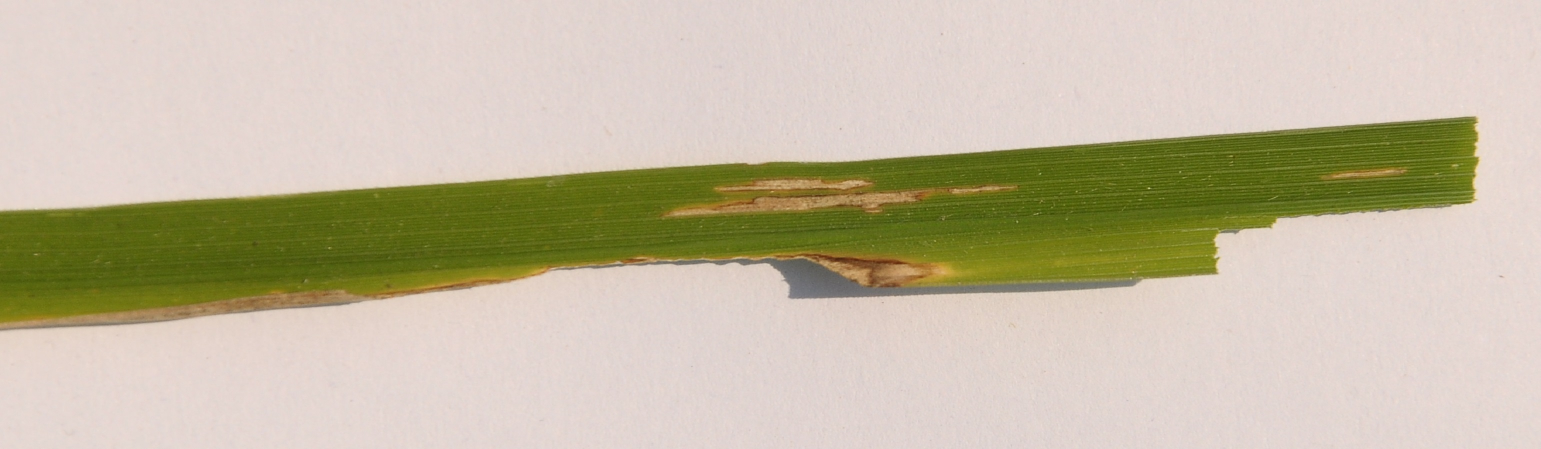
#> input picture RiceLeaf Diseases Classification/data/Bacterial_leaf_blight/DSC_0365.JPG, 3081 x 897 px, found by its file name (shown at 1/2 size); its folder holds only this picture in this run
$ jupyter execute --allow-errors Model.ipynb   (shell and % lines are left out)
#> lines starting #> are read from the running program, lines starting #| are printed output that depends on the picture
#> `image = io.imread(f'data\\{d}\\{file}', as_gray=True)`:
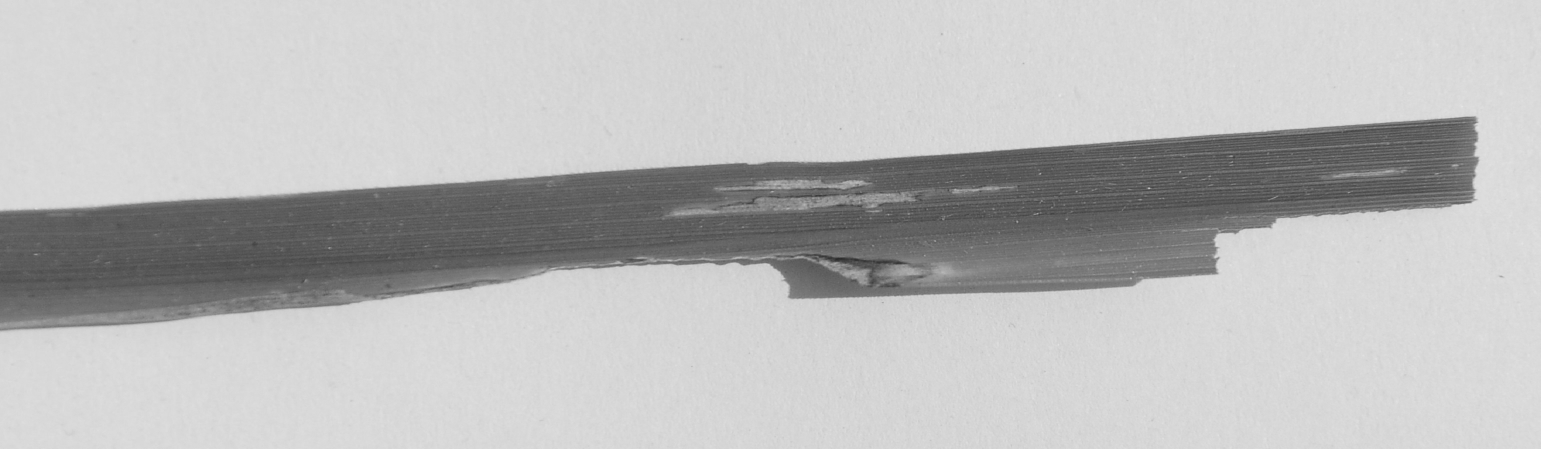
#> image: shape (897, 3081) float64 (shown at 1/2 size); min 0.153, max 0.916, mean 0.736
#> the loop `for scaler in [1/2, 1/3]:` made 2 passes
#> pass 1, `rescaled_image = rescale(image, scaler)`:
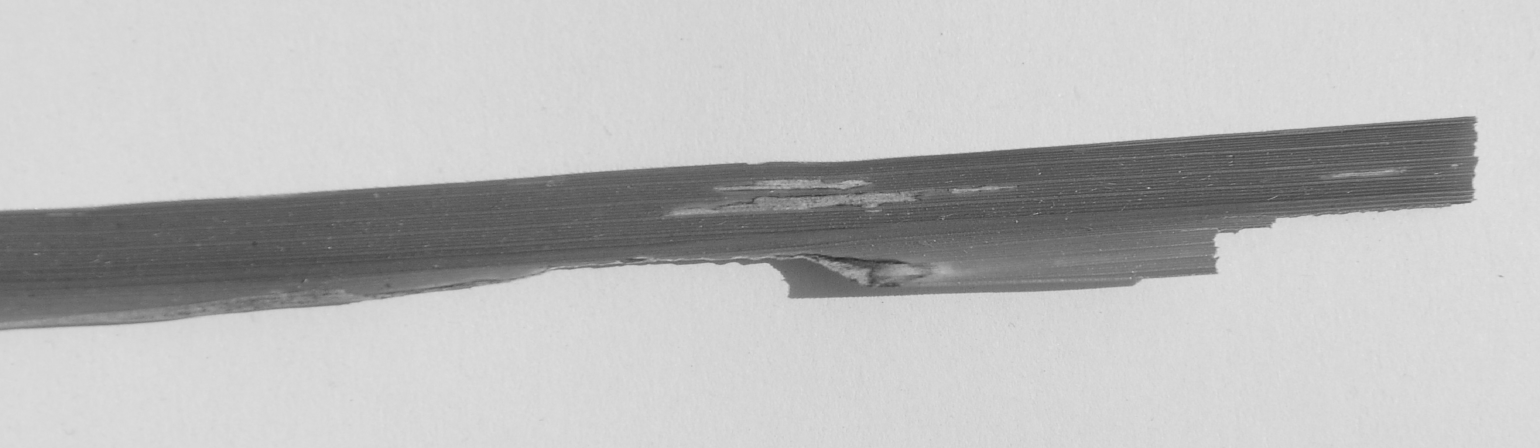
#> rescaled_image: shape (448, 1540) float64; min 0.164, max 0.908, mean 0.736
#> pass 1, `resized_image = resize(rescaled_image, (228,228))`:
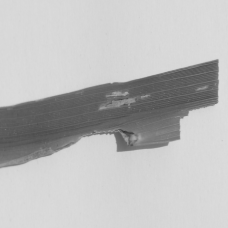
#> resized_image: shape (228, 228) float64; min 0.204, max 0.871, mean 0.736
#> after the loop `for scaler in [1/2, 1/3]:`: Labels = [0, 0]; image_vectors = 2 items
#> pass 2 of the loop `for d in folders:`:
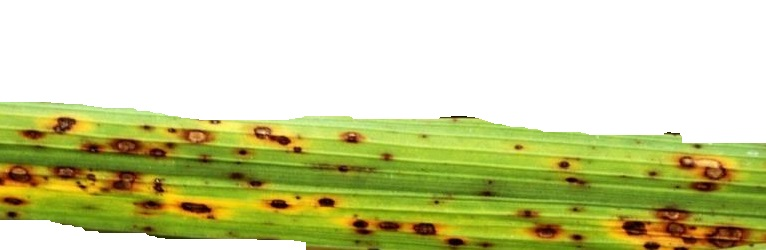
#> input picture RiceLeaf Diseases Classification/data/Brown_spot/DSC_0100.jpg, 766 x 250 px, found by its file name
#> image: shape (250, 766) float64
#> the loop `for scaler in [1/2, 1/3]:` made 2 passes
#> pass 1, `resized_image = resize(rescaled_image, (228,228))`:
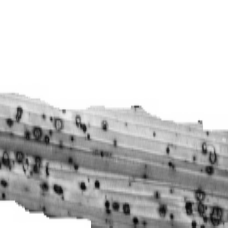
#> resized_image: shape (228, 228) float64; min 0.0212, max 1, mean 0.793
#> pass 2, `rescaled_image = rescale(image, scaler)`:
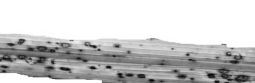
#> rescaled_image: shape (83, 255) float64; min 0.0215, max 1, mean 0.793
#> after the loop `for scaler in [1/2, 1/3]:`: Labels = [0, 0, 1, 1]; image_vectors = 4 items
[cell 1]
import numpy as np
import matplotlib.pyplot as plt
from skimage import io

[cell 2]
np.random.seed(42)

[cell 3]
import os
from skimage.transform import rescale, resize
from skimage.feature import hog

[cell 4]
folders = ['Bacterial_leaf_blight', 'Brown_spot', 'Leaf_smut']
image_vectors = []
Labels = []
#> (the rest of this cell did not finish here and is left out)

[cell 5]
feature_vectors = np.array(image_vectors)
labels = np.array(Labels)
#> labels = [0, 0, 1, 1]

[cell 6]
feature_vectors.shape
#> Out = (4, 54756)

[cell 7]
# Spliting in Train, Test Set
from sklearn.model_selection import train_test_split
train_images, test_images, train_labels, test_labels = train_test_split(
    feature_vectors, labels, test_size=0.25
)
#> train_labels = [1, 0, 1]; test_labels = [0]

[cell 8]
train_images.shape, train_labels.shape
#> Out = ((3, 54756), (3,))

[cell 9]
train_images[0].shape
#> Out = (54756,)

# Logistic Regression

[cell 10]
from sklearn.linear_model import LogisticRegression
model = LogisticRegression(max_iter=5000)
model.fit(train_images, train_labels)

[cell 11]
from sklearn.metrics import accuracy_score, plot_confusion_matrix
plot_confusion_matrix(model, test_images, test_labels)
#> (this line was passed over: sklearn is not available in this run)

[cell 12]
ypred = model.predict(test_images).astype(np.float64)
#> ypred = [0]
accuracy_score(test_labels, ypred)
#> Out = 1

# SVM

[cell 13]
from sklearn import svm
svc = svm.SVC()
svc.fit(train_images, train_labels)

[cell 14]
from sklearn.metrics import accuracy_score, plot_confusion_matrix
plot_confusion_matrix(svc, test_images, test_labels)
#> (this line was passed over: sklearn is not available in this run)

[cell 15]
ypred = svc.predict(test_images).astype(np.float64)
accuracy_score(test_labels, ypred)
#> Out = 1

# Neural Network

[cell 16]
from sklearn.neural_network import MLPClassifier

nn = MLPClassifier(activation='logistic',hidden_layer_sizes=(784, 228),verbose=2)
#> (the rest of this cell did not finish here and is left out)

[cell 17]
from sklearn.metrics import accuracy_score, plot_confusion_matrix
plot_confusion_matrix(nn, test_images, test_labels)
#> (this line was passed over: sklearn is not available in this run)

[cell 18]
ypred = nn.predict(test_images).astype(np.float64)
accuracy_score(test_labels, ypred)
#> Out = 1
